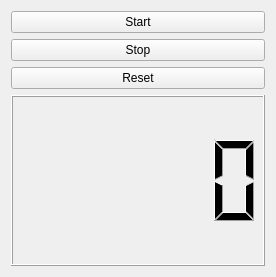
<?xml version="1.0" encoding="UTF-8"?>
<ui version="4.0">
 <class>sm_interface</class>
 <widget class="QWidget" name="sm_interface">
  <property name="geometry">
   <rect>
    <x>0</x>
    <y>0</y>
    <width>276</width>
    <height>277</height>
   </rect>
  </property>
  <property name="windowTitle">
   <string>SM Interface</string>
  </property>
  <layout class="QVBoxLayout" name="_2">
   <item>
    <widget class="QPushButton" name="start_button">
     <property name="text">
      <string>Start</string>
     </property>
    </widget>
   </item>
   <item>
    <widget class="QPushButton" name="stop_button">
     <property name="text">
      <string>Stop</string>
     </property>
    </widget>
   </item>
   <item>
    <widget class="QPushButton" name="reset_button">
     <property name="text">
      <string>Reset</string>
     </property>
    </widget>
   </item>
   <item>
    <widget class="QLCDNumber" name="state"/>
   </item>
  </layout>
 </widget>
 <resources/>
 <connections/>
</ui>
